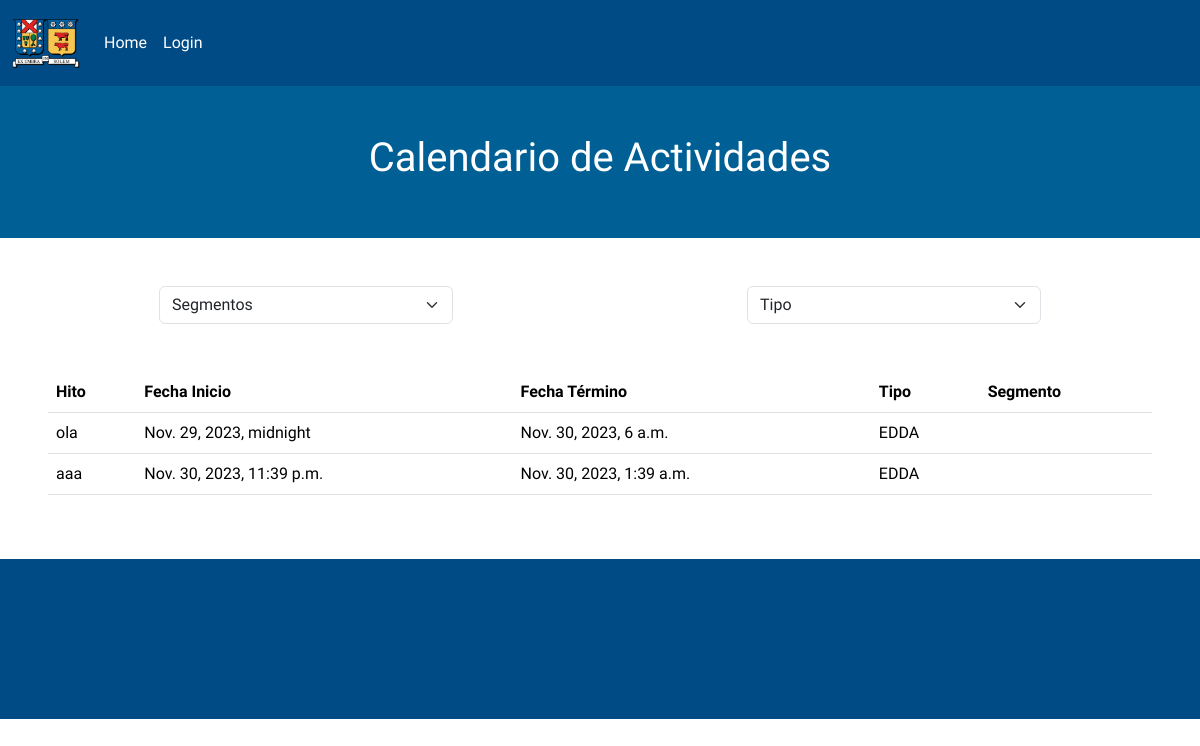
The app's page /, older data.
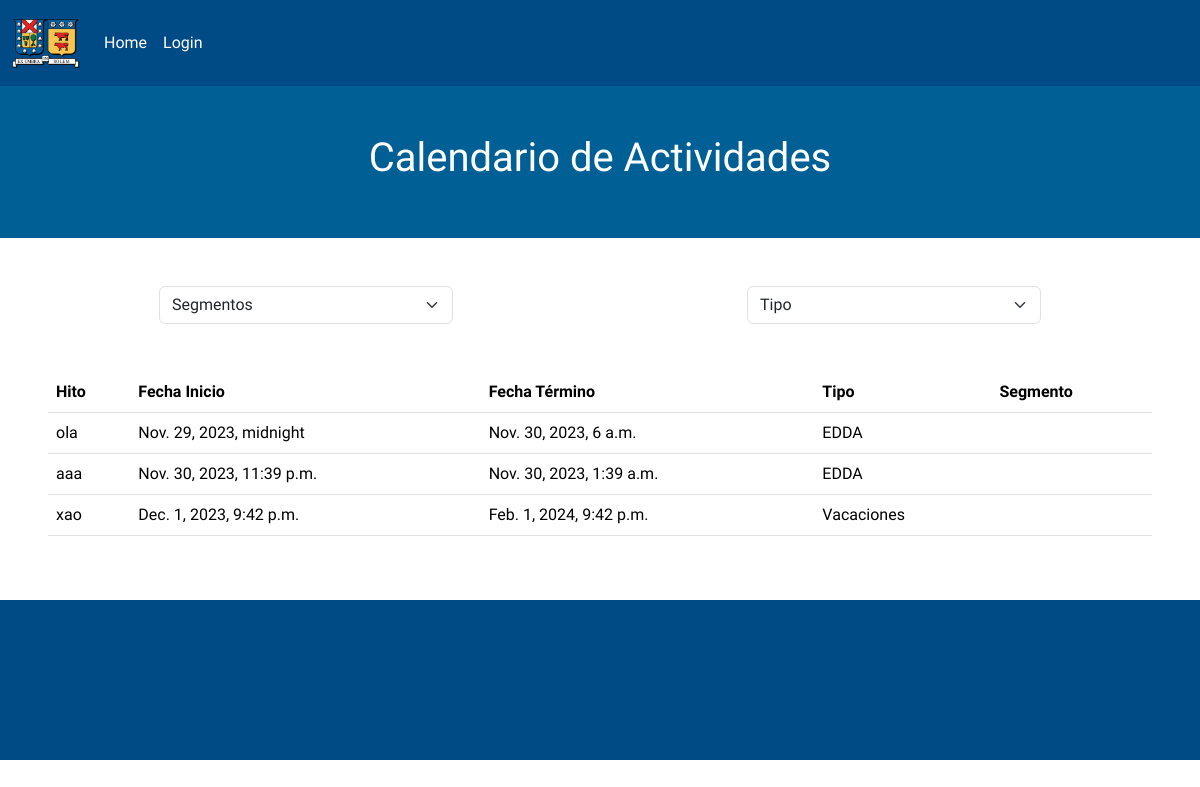
The same page, newer data.
### core/models.py (models this page shows, shortened)
class Evento(models.Model):
    TIPO_CHOICES = [
        ("VA","Vacaciones"),
        ("FE","Feriado"),
        ("SS", "Suspensión de actividades"),
        ("SP", "Suspensión de actividades PM"),
        ("PL", "Periodo Lectivo"),
        ("SE", "Suspensión de evaluaciones"),
        ("CE", "Ceremonia"),
        ("ED", "EDDA"),
        ("EV", "Evaluación"),
        ("AY", "Ayudantías"),
        ("HA", "Hito Académico"),
        ("SA", "Secretaría Académica"),
        ("OA", "OAI"),
    ]
    id = models.BigAutoField(primary_key=True)
    fechaInicio = models.DateTimeField(auto_now_add=False)
    fechaTermino = models.DateTimeField(auto_now_add=False)
    titulo = models.CharField(max_length=55)
    descripcion = models.CharField(max_length=100)
    tipo = models.CharField(max_length=2, choices=TIPO_CHOICES)
    segmento = models.ManyToManyField(Segmento)

### core/views.py (the view, shortened to what this page needs)
# urls.py: 2. Add a URL to urlpatterns:  path('', views.home, name='home')
def home(request):
    title = "Home"
    segmentos = Segmento.objects.all()
    segmento_seleccionado = request.GET.get("segmento")
    tipos = Evento.TIPO_CHOICES
    tipo_seleccionado = request.GET.get("tipo")
    segmento_usuario = None
    username = 'Anónimo'
    eventos_segmento = None
    fecha_usuario = timezone.now()
    segmento_dev = None
    if (segmento_seleccionado == 'Todos' or segmento_seleccionado is None) and (tipo_seleccionado == 'Todos' or tipo_seleccionado is None):
        eventos = Evento.objects.filter(fechaInicio__gte=timezone.now()).order_by('fechaInicio')
    data = {
        "title": title,
        "eventos": eventos,
        "segmentos" :segmentos,
        "tipos": tipos,
        "segmento_seleccionado": segmento_seleccionado,
        "tipo_seleccionado": tipo_seleccionado,
        "segmento_usuario": segmento_usuario,
        "username": username,
        "eventos_segmento": eventos_segmento,
        "fecha_usuario": fecha_usuario,
        'segmento_dev': segmento_dev
    }
    return render(request, 'core/home.html', data)

### core/templates/core/home.html (shortened to what this page needs)
{% extends 'core/base.html' %}
{% block content %}
{% load static %}
{% include 'core/calendario.html' %}
<div class="row my-5">
    <form method="GET" action="{% url 'home' %}" class="d-md-flex justify-content-around">
      <div class="col-md-3 col">
        <select class="form-select" name="segmento" onchange="this.form.submit()">
          <option value="Todos"
                  >
                Segmentos
          </option>
        </select>
      </div>
      <div class="col-md-3 col">
        <select class="form-select" name="tipo" onchange="this.form.submit()">
          <option value="Todos"
                    >
                  Tipo
            </option>
        </select>
      </div>
    </form>
</div>
<div class="row my-5 px-5" id="tabla">
  <table class="table">
    <thead>
      <tr>
        <th scope="col">Hito</th>
        <th scope="col">Fecha Inicio</th>
        <th scope="col">Fecha Término</th>
        <th scope="col">Tipo</th>
        <th scope="col">Segmento</th>
      </tr>
    </thead>
    <tbody>
      {% for evento in eventos %}
        <tr>
          {% if evento.fechaInicio|date:"Y" == fecha_usuario|date:"Y" %}
            <td>{{ evento.titulo }}</td>
            <td>{{ evento.fechaInicio }}</td>
            <td>{{ evento.fechaTermino}}</td>
            <td>{{ evento.get_tipo_display }}</td>
            <td>
            </td>
          {% endif %}
        </tr>
      {% endfor %}
    </tbody>
  </table>
</div>
{% endblock %}

Row changes from the older to the newer data that the page shows:
added Evento: titulo "xao", fechaInicio "Dec. 1, 2023, 9:42 p.m.", fechaTermino "Feb. 1, 2024, 9:42 p.m.", tipo "Vacaciones"
